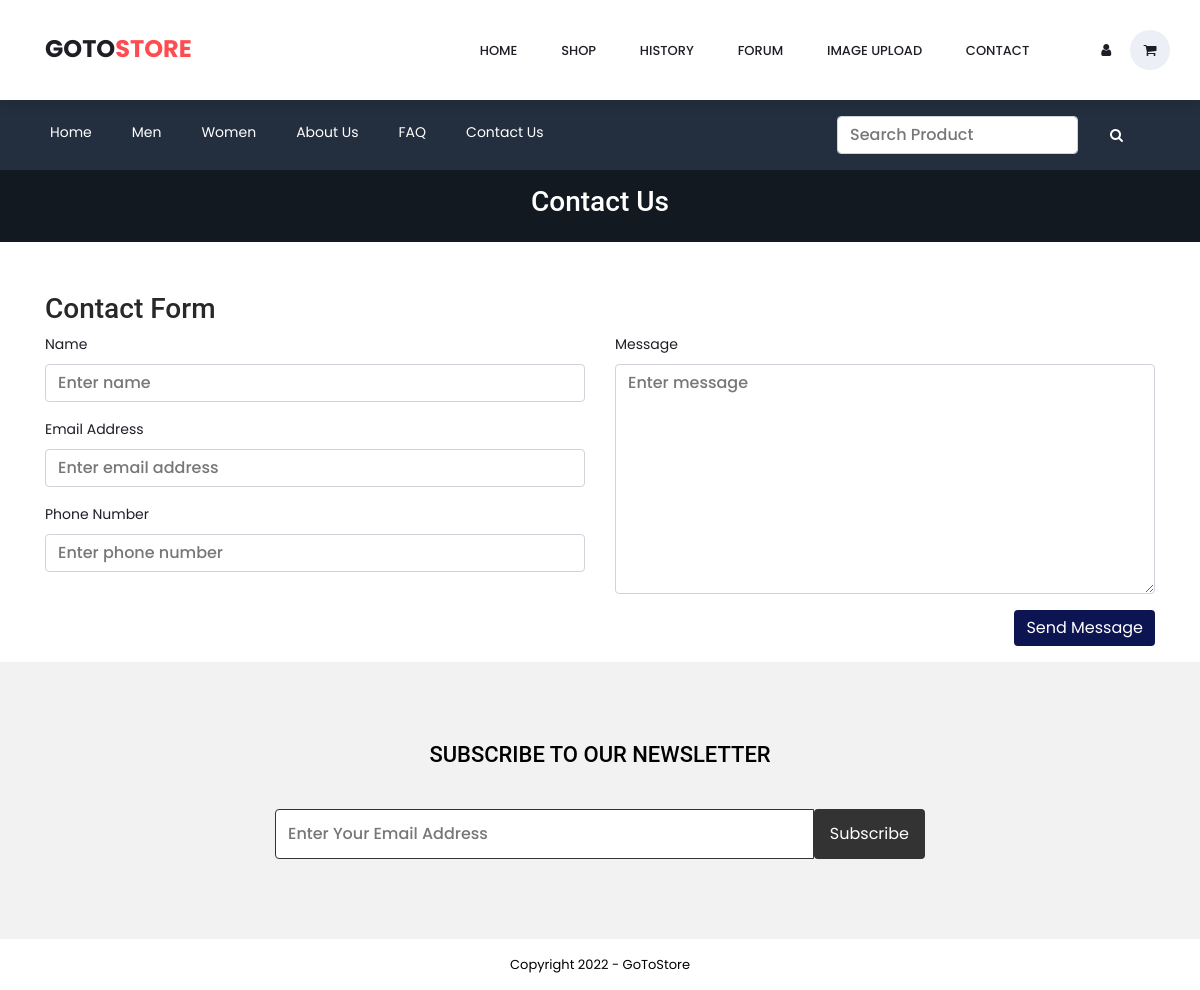
Screenshot of /contact.php (signed in) with the database file from the repository.
### tables this page shows
CREATE TABLE `tbl_top_category` (
  `tcat_id` int(11) NOT NULL,
  `tcat_name` varchar(255) NOT NULL,
  `show_on_menu` int(1) NOT NULL
);

CREATE TABLE `tbl_page` (
  `id` int(11) NOT NULL,
  `about_title` varchar(255) NOT NULL,
  `about_content` text NOT NULL,
  `about_banner` varchar(255) NOT NULL,
  `about_meta_title` varchar(255) NOT NULL,
  `about_meta_keyword` text NOT NULL,
  `about_meta_description` text NOT NULL,
  `faq_title` varchar(255) NOT NULL,
  `faq_banner` varchar(255) NOT NULL,
  `faq_meta_title` varchar(255) NOT NULL,
  `faq_meta_keyword` text NOT NULL,
  `faq_meta_description` text NOT NULL,
  `blog_title` varchar(255) NOT NULL,
  `blog_banner` varchar(255) NOT NULL,
  `blog_meta_title` varchar(255) NOT NULL,
  `blog_meta_keyword` text NOT NULL,
  `blog_meta_description` text NOT NULL,
  `contact_title` varchar(255) NOT NULL,
  `contact_banner` varchar(255) NOT NULL,
  `contact_meta_title` varchar(255) NOT NULL,
  `contact_meta_keyword` text NOT NULL,
  `contact_meta_description` text NOT NULL,
  `pgallery_title` varchar(255) NOT NULL,
  `pgallery_banner` varchar(255) NOT NULL,
  `pgallery_meta_title` varchar(255) NOT NULL,
  `pgallery_meta_keyword` text NOT NULL,
  `pgallery_meta_description` text NOT NULL,
  `vgallery_title` varchar(255) NOT NULL,
  `vgallery_banner` varchar(255) NOT NULL,
  `vgallery_meta_title` varchar(255) NOT NULL,
  `vgallery_meta_keyword` text NOT NULL,
  `vgallery_meta_description` text NOT NULL
);

CREATE TABLE `tbl_settings` (
  `id` int(11) NOT NULL,
  `logo` varchar(255) NOT NULL,
  `favicon` varchar(255) NOT NULL,
  `footer_about` text NOT NULL,
  `footer_copyright` text NOT NULL,
  `contact_address` text NOT NULL,
  `contact_email` varchar(255) NOT NULL,
  `contact_phone` varchar(255) NOT NULL,
  `contact_fax` varchar(255) NOT NULL,
  `contact_map_iframe` text NOT NULL,
  `receive_email` varchar(255) NOT NULL,
  `receive_email_subject` varchar(255) NOT NULL,
  `receive_email_thank_you_message` text NOT NULL,
  `forget_password_message` text NOT NULL,
  `total_recent_post_footer` int(10) NOT NULL,
  `total_popular_post_footer` int(10) NOT NULL,
  `total_recent_post_sidebar` int(11) NOT NULL,
  `total_popular_post_sidebar` int(11) NOT NULL,
  `total_featured_product_home` int(11) NOT NULL,
  `total_latest_product_home` int(11) NOT NULL,
  `total_popular_product_home` int(11) NOT NULL,
  `meta_title_home` text NOT NULL,
  `meta_keyword_home` text NOT NULL,
  `meta_description_home` text NOT NULL,
  `banner_login` varchar(255) NOT NULL,
  `banner_registration` varchar(255) NOT NULL,
  `banner_forget_password` varchar(255) NOT NULL,
  `banner_reset_password` varchar(255) NOT NULL,
  `banner_search` varchar(255) NOT NULL,
  `banner_cart` varchar(255) NOT NULL,
  `banner_checkout` varchar(255) NOT NULL,
  `banner_product_category` varchar(255) NOT NULL,
  `banner_blog` varchar(255) NOT NULL,
  `cta_title` varchar(255) NOT NULL,
  `cta_content` text NOT NULL,
  `cta_read_more_text` varchar(255) NOT NULL,
  `cta_read_more_url` varchar(255) NOT NULL,
  `cta_photo` varchar(255) NOT NULL,
  `featured_product_title` varchar(255) NOT NULL,
  `featured_product_subtitle` varchar(255) NOT NULL,
  `latest_product_title` varchar(255) NOT NULL,
  `latest_product_subtitle` varchar(255) NOT NULL,
  `popular_product_title` varchar(255) NOT NULL,
  `popular_product_subtitle` varchar(255) NOT NULL,
  `testimonial_title` varchar(255) NOT NULL,
  `testimonial_subtitle` varchar(255) NOT NULL,
  `testimonial_photo` varchar(255) NOT NULL,
  `blog_title` varchar(255) NOT NULL,
  `blog_subtitle` varchar(255) NOT NULL,
  `newsletter_text` text NOT NULL,
  `paypal_email` varchar(255) NOT NULL,
  `stripe_public_key` varchar(255) NOT NULL,
  `stripe_secret_key` varchar(255) NOT NULL,
  `bank_detail` text NOT NULL,
  `before_head` text NOT NULL,
  `after_body` text NOT NULL,
  `before_body` text NOT NULL,
  `home_service_on_off` int(11) NOT NULL,
  `home_welcome_on_off` int(11) NOT NULL,
  `home_featured_product_on_off` int(11) NOT NULL,
  `home_latest_product_on_off` int(11) NOT NULL,
  `home_popular_product_on_off` int(11) NOT NULL,
  `home_testimonial_on_off` int(11) NOT NULL,
  `home_blog_on_off` int(11) NOT NULL,
  `newsletter_on_off` int(11) NOT NULL,
  `ads_above_welcome_on_off` int(1) NOT NULL,
  `ads_above_featured_product_on_off` int(1) NOT NULL,
  `ads_above_latest_product_on_off` int(1) NOT NULL,
  `ads_above_popular_product_on_off` int(1) NOT NULL,
  `ads_above_testimonial_on_off` int(1) NOT NULL,
  `ads_category_sidebar_on_off` int(1) NOT NULL
);

### contact.php (the view, shortened to what this page needs)
<?php require_once('header.php'); ?>
<?php
$statement = $pdo->prepare("SELECT * FROM tbl_page WHERE id=1");
$statement->execute();
$result = $statement->fetchAll(PDO::FETCH_ASSOC);
foreach ($result as $row) {
    $contact_title = $row['contact_title'];
    $contact_banner = $row['contact_banner'];
}
?>
<div class="page-banner" style="background-image: url(assets/uploads/<?php echo $contact_banner; ?>);">
    <div class="inner">
        <h3><?php echo $contact_title; ?></h3>
    </div>
</div>
<div class="page">
    <div class="container">
        <div class="row">
            <div class="col-md-12">
                <h3>Contact Form</h3>
                <div class="row cform">
                    <div class="col-md-12">
                        <div class="well well-sm">
                            <form action="" method="post">
                            <div class="row">
                                <div class="col-md-6">
                                    <div class="form-group">
                                        <label for="name">Name</label>
                                        <input type="text" class="form-control" name="visitor_name" placeholder="Enter name">
                                    </div>
                                    <div class="form-group">
                                        <label for="email">Email Address</label>
                                        <input type="email" class="form-control" name="visitor_email" placeholder="Enter email address">
                                    </div>
                                    <div class="form-group">
                                        <label for="email">Phone Number</label>
                                        <input type="text" class="form-control" name="visitor_phone" placeholder="Enter phone number">
                                    </div>
                                </div>
                                <div class="col-md-6">
                                    <div class="form-group">
                                        <label for="name">Message</label>
                                        <textarea name="visitor_message" class="form-control" rows="9" cols="25" placeholder="Enter message"></textarea>
                                    </div>
                                </div>
                                <div class="col-md-12">
                                    <input type="submit" value="Send Message" class="btn btn-primary pull-right" name="form_contact">
                                </div>
                            </div>
                            </form>
                        </div>
                    </div>
                </div>
            </div>
        </div>
    </div>
</div>
<?php require_once('footer.php'); ?>

### header.php (shortened to what this page needs)
<?php
include("admin/inc/config.php");
$statement = $pdo->prepare("SELECT * FROM tbl_settings WHERE id=1");
$statement->execute();
$result = $statement->fetchAll(PDO::FETCH_ASSOC);
?>
<!DOCTYPE html>
<html lang="en">
<head>
	<link rel="stylesheet" href="https://cdn.jsdelivr.net/npm/bootstrap@4.0.0/dist/css/bootstrap.min.css">
	<link rel="stylesheet" href="assets/css/font-awesome.min.css">
	<link rel="stylesheet" href="assets/css/owl.carousel.min.css">
	<link rel="stylesheet" href="assets/css/owl.theme.default.min.css">
	<link rel="stylesheet" href="assets/css/jquery.bxslider.min.css">
	<link rel="stylesheet" href="assets/css/magnific-popup.css">
	<link rel="stylesheet" href="assets/css/rating.css">
	<link rel="stylesheet" href="assets/css/spacing.css">
	<link rel="stylesheet" href="assets/css/bootstrap-touch-slider.css">
	<link rel="stylesheet" href="assets/css/animate.min.css">
	<link rel="stylesheet" href="assets/css/tree-menu.css">
	<link rel="stylesheet" href="assets/css/select2.min.css">
	<link rel="stylesheet" href="assets/css/main.css">
	<link rel="stylesheet" href="assets/css/responsive.css">
	<link rel="stylesheet" type="text/css" href="styles/main_styles.css">
	<link rel="stylesheet" type="text/css" href="styles/responsive.css">
	<?php
	$statement = $pdo->prepare("SELECT * FROM tbl_page WHERE id=1");
	$statement->execute();
	$result = $statement->fetchAll(PDO::FETCH_ASSOC);
	?>
</head>
<body>
	<header class="header trans_300" style="z-index: 99999;">
		<div class="main_nav_container">
			<div class="container">
				<div class="row">
					<div class="col-lg-12 text-right">
						<div class="logo_container">
							<a href="#">GOTO<span>STORE</span></a>
						</div>
						<nav class="navbar">
							<ul class="navbar_menu">
								<li><a href="./index.php">Home</a></li>
								<li><a href="./product-category.php?id=1&type=top-category">Shop</a></li>
								<li><a href="./customer-order.php">History</a></li>
								<li><a href="./select.php">Forum</a></li>
								<li><a href="./image-upload.php">Image Upload</a></li>
								<li><a href="./contact.php">contact</a></li>
							</ul>
							<ul class="navbar_user">
								<?php
								if (isset($_SESSION['customer']) || isset($_SESSION['seller'])) {
								?>
									<li><a href="./profile.php"><i class="fa fa-user" aria-hidden="true"></i></a></li>
								<?php
								} else {
								?>
									<li><a href="./login.php"><i class="fa fa-user" aria-hidden="true"></i></a></li>
								<?php } ?>
								<li class="checkout">
									<a href="./cart.php">
										<i class="fa fa-shopping-cart" aria-hidden="true"></i>
									</a>
								</li>
							</ul>
						</nav>
					</div>
				</div>
			</div>
		</div>
	</header>
	<div class="fs_menu_overlay"></div>
	<div class="nav" style="padding-top: 100px;">
		<div class="container">
			<div class="row">
				<div class="col-md-8 pl_0 pr_0">
					<div class="menu-container">
						<div class="menu">
							<ul>
								<li><a href="index.php">Home</a></li>
								<?php
								$statement = $pdo->prepare("SELECT * FROM tbl_top_category WHERE show_on_menu=1");
								$statement->execute();
								$result = $statement->fetchAll(PDO::FETCH_ASSOC);
								foreach ($result as $row) {
								?>
									<li><a href="product-category.php?id=<?php echo $row['tcat_id']; ?>&type=top-category"><?php echo $row['tcat_name']; ?></a>
									</li>
								<?php
								}
								?>
								<?php
								$statement = $pdo->prepare("SELECT * FROM tbl_page WHERE id=1");
								$statement->execute();
								$result = $statement->fetchAll(PDO::FETCH_ASSOC);
								foreach ($result as $row) {
									$about_title = $row['about_title'];
									$faq_title = $row['faq_title'];
									$contact_title = $row['contact_title'];
								}
								?>
								<li><a href="about.php"><?php echo $about_title; ?></a></li>
								<li><a href="faq.php"><?php echo $faq_title; ?></a></li>
								<li><a href="contact.php"><?php echo $contact_title; ?></a></li>
							</ul>
						</div>
					</div>
				</div>
				<div class="col-md-4 search-area">
					<form class="navbar-form navbar-left" role="search" action="search-result.php" method="get">
						<div class="form-group">
							<input type="text" class="form-control search-top" placeholder="<?php echo "Search Product"; ?>" name="search_text" style="min-width: 155px;">
							<button type="submit"><i class="fa fa-search" aria-hidden="true"></i></button>
						</div>
					</form>
				</div>
			</div>
		</div>
	</div>

### footer.php (shortened to what this page needs)
<?php
$statement = $pdo->prepare("SELECT * FROM tbl_settings WHERE id=1");
$statement->execute();
$result = $statement->fetchAll(PDO::FETCH_ASSOC);
foreach ($result as $row)
{
	$footer_copyright = $row['footer_copyright'];
    $newsletter_on_off = $row['newsletter_on_off'];
}
?>
<?php if($newsletter_on_off == 1): ?>
<section class="home-newsletter" style="margin-top: 1rem;">
	<div class="container">
		<div class="row">
			<div class="col-md-12 col-md-offset-3">
				<div class="single">
				<form action="" method="post">
					<h2><?php echo "Subscribe To Our Newsletter"; ?></h2>
					<div class="input-group">
			        	<input type="email" class="form-control" placeholder="<?php echo "Enter Your Email Address"; ?>" name="email_subscribe">
			         	<span class="input-group-btn">
			         	<button class="btn btn-theme" type="submit" name="form_subscribe"><?php echo "Subscribe"; ?></button>
			         	</span>
			        </div>
				</div>
			</div>
		</div>
	</div>
</section>
<?php endif; ?>
<div class="footer-bottom">
	<div class="container">
		<div class="row">
			<div class="col-md-12 copyright">
				<?php echo $footer_copyright; ?>
			</div>
		</div>
	</div>
</div>
</body>
</html>

### assets/css/main.css (style rules this page uses)
* { margin: 0; padding: 0; }
body { font-family: 'Poppins', sans-serif; font-size: 14px; }
h1, h2, h3, h4, h5, h6 { font-family: "Roboto", sans-serif; }
a { text-decoration: none; }
.header { width: 100%; height: auto; background: #fff; }
.nav { background: #232f3e; }
.menu-container { width: 100%; margin: 0 auto; background: #232f3e; }
.menu-dropdown-icon:before { content: "\f067"; font-family: "FontAwesome"; display: none; cursor: pointer; float: right; padding: 1.5em 2em; background: #fff; color: #333; }
.menu>ul { margin: 0 auto; width: 100%; list-style: none; padding: 0; position: relative; box-sizing: border-box; }
.menu>ul:before, .menu>ul:after { content: ""; display: table; }
.menu>ul:after { clear: both; }
.menu>ul>li { float: left; padding: 0; margin: 0; }
.menu>ul>li a { text-decoration: none; padding: 1.5em 20px; display: block; color: #fff; }
.footer-bottom { width: 100%; height: auto; background: white; padding: 14px 0; }
.footer-bottom .copyright { font-size: 13px; color: black; text-align: center; }
.page-banner { width: 100%; height: auto; background-repeat: no-repeat; background-position: center center; -webkit-background-size: cover; background-size: cover; position: relative; padding-top: 15px; padding-bottom: 15px; overflow: hidden; }
.page-banner h3 { color: #fff; text-align: center; z-index: 11; position: relative; }
.page { width: 100%; height: auto; padding-top: 50px; }
.cform input[type="submit"] { background: #0d1452; border: 0; }
.home-newsletter { padding: 80px 0; background: #f2f2f2; }
.home-newsletter .single { max-width: 650px; margin: 0 auto; text-align: center; position: relative; z-index: 2; }
.home-newsletter .single h2 { font-size: 22px; color: black; text-transform: uppercase; margin-bottom: 40px; margin-top: 0; }
.home-newsletter .single .form-control { height: 50px; border-color: #333; outline: none; }
.home-newsletter .single .btn { min-height: 50px; background: #333; color: #fff; padding-left: 15px; padding-right: 15px; }

### assets/css/responsive.css (style rules this page uses)
@media only screen and (min-width: 992px) { .header .container { padding-right: 0; } }

### styles/responsive.css (style rules this page uses)
.search-area form .form-group { display: flex; }

### header.php (style rules this page uses)
.search-area form .form-group { display: flex; padding: 1rem; margin-bottom: 0; }
.search-area form .form-group * { margin: 0 1rem; }
.search-area form .form-group button { background: none; border: none; outline: none; margin: 0; color: white; cursor: pointer; }

### rows the page displays
tbl_top_category: tcat_name "Men"
tbl_top_category: tcat_name "Women"
tbl_page: about_title "About Us", faq_title "FAQ", contact_title "Contact Us", contact_banner (picture)
tbl_settings: footer_copyright "Copyright 2022 - GoToStore"
